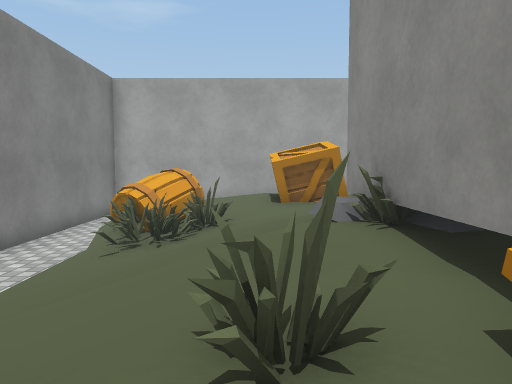
[1] (above)

17 first-person views from a walk through a Unity game level. The camera is 1.4 m above the floor, tilts 4° down and sees 70° across. The floor is counted in squares, 1 m on a side. Each view is taken from the middle of a square. On the plan, view 1 faces up. The plan holds only what a view shows up to about 16 squares ahead; the rest is blank. The place goes on beyond the plan. Some surface patterns are stand-ins.

[2]
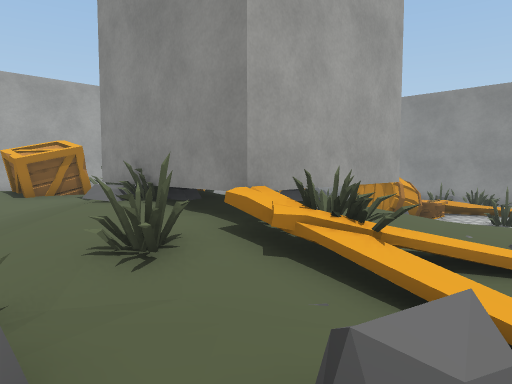

[3]
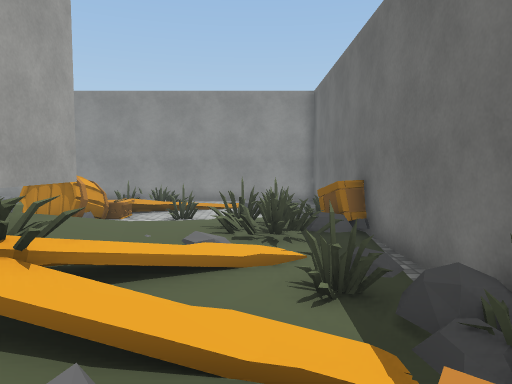

[4]
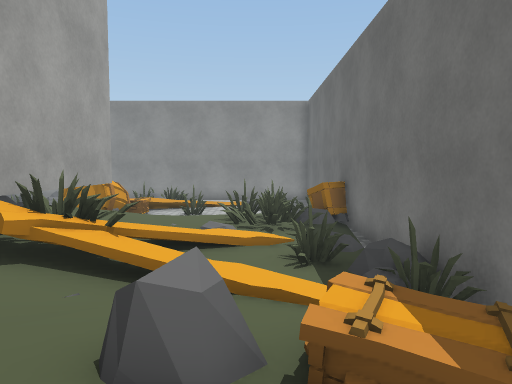

[5]
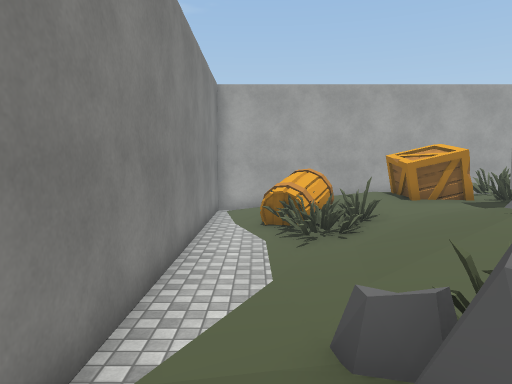

[6]
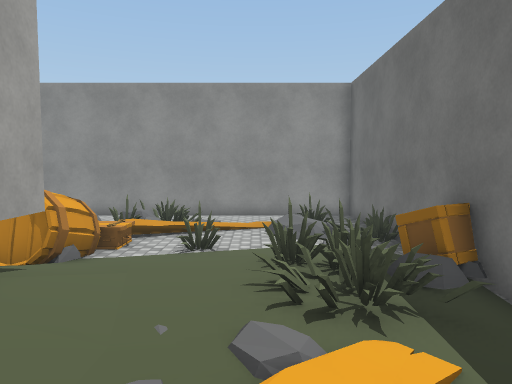

[7]
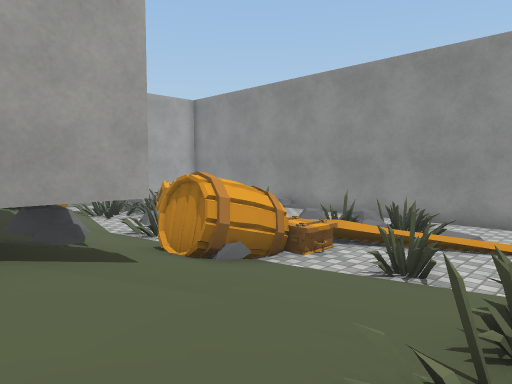

[8]
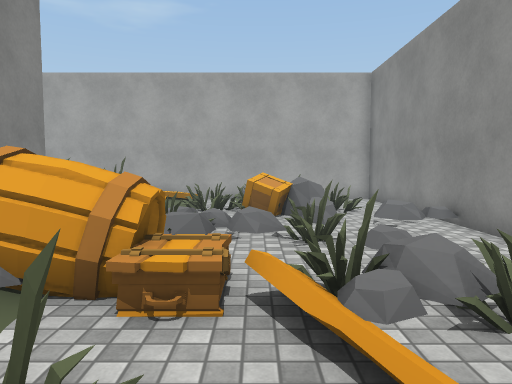

[9]
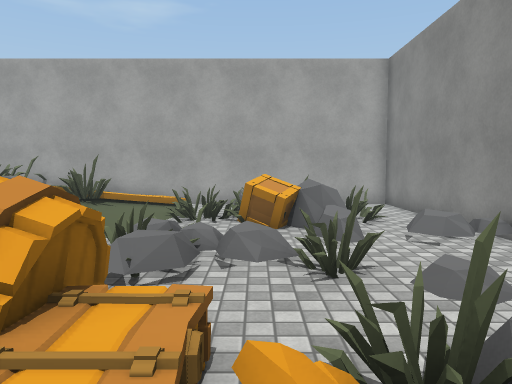

[10]
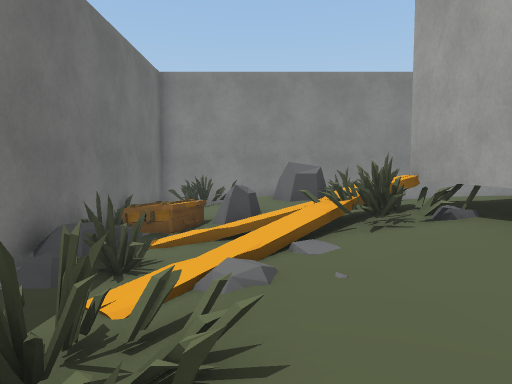

[11]
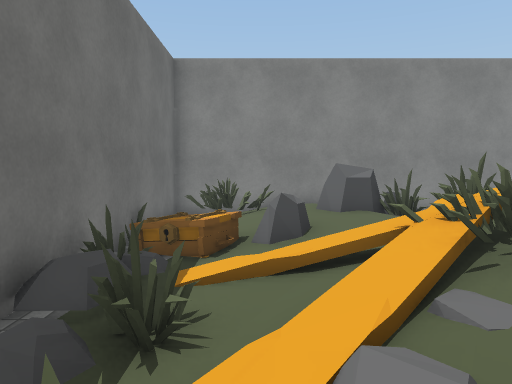

[12]
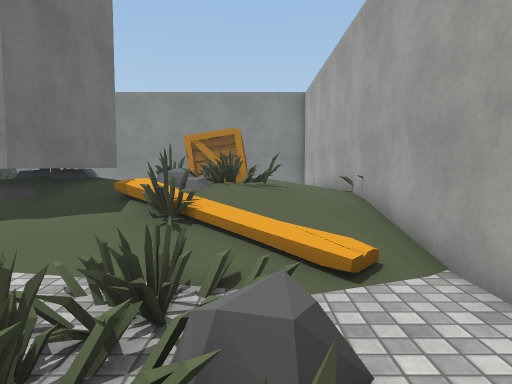

[13]
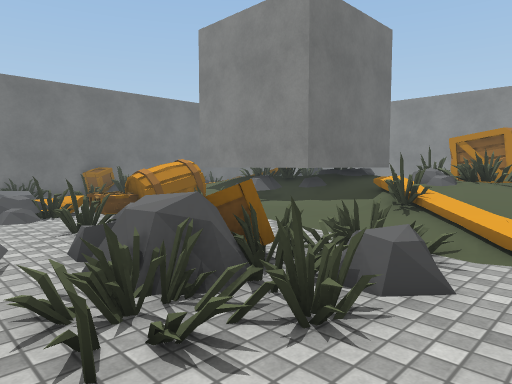

[14]
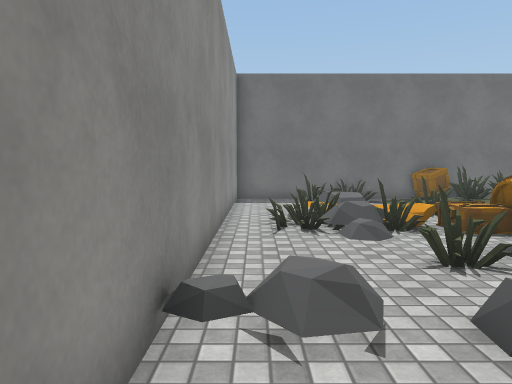

[15]
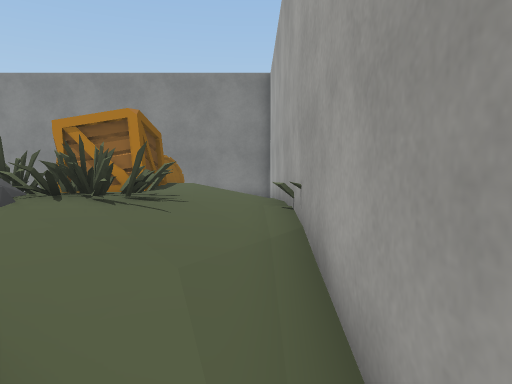

[16]
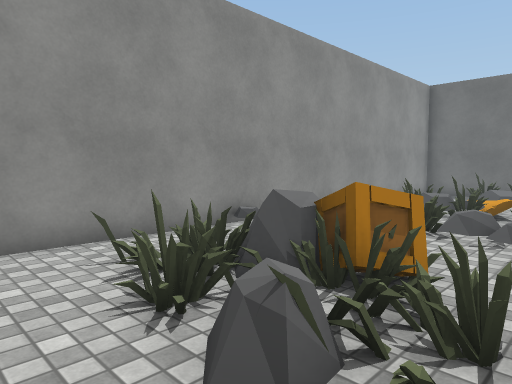

[17]
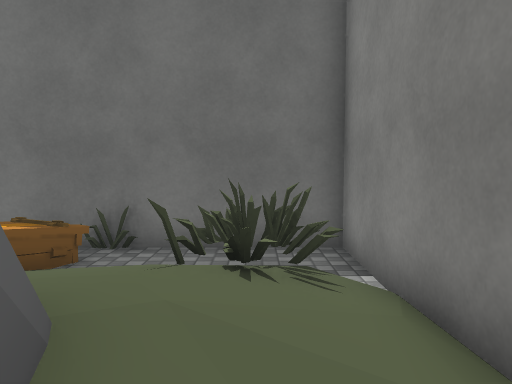

### Floor plan
Key: @ floor where view 1 was taken; # wall or solid block; . main floor; : floor 0.25 m higher than the main floor; + floor 0.5 m higher than the main floor; * floor 0.75 m higher than the main floor; % floor 1 m higher than the main floor; & floor 1.25 m higher than the main floor; / step, stairs or slope; = window, fence, low wall or low ledge; B barrel; C crate; R rock; H chest; O other object.
Columns run from 6 left of view 1 to 17 right of it. Each row starts with its distance up from view 1.
 15 ########################
 14 #.      ****////....  .#
 13 #./    %%%*//////......#
 12 #./  *%CC%%%*///.ORO...#
 11 #./BB*%CC%%%////...R...#
 10 #.BBB//CCO%O/O//..CCR..#
  9 #..B/O/*%%%%////..CCR..#
  8 #..:://*%%%%////....:::#
  7 #..:////######:.OO.....#
  6 #..:////##  ##:.#OOO...#
  5 #..////%##  ##:..O..:..#
  4 #..////%#   ##/BBB.....#
  3 #..///*%#   ##/BBO.OO..#
  2 #./R//O*######:/.//##..#
  1 #  RR+/=&O*/////...:.O.#
  0 #:/RR+@+///+++::.O.....#
 -1 #//*+/R:////++::.......#
 -2 #/O///R:/://::O:..  O..#
 -3 #.://HH//.O:::O:..OO...#
 -4 #....HH#O=#...CC.......#
 -5 ########################

Positions as (right, up) in squares from view 1, and headings:
1: (0, 0), facing up
2: (-2, -2), facing up-right
3: (-1, -2), facing right
4: (-3, -2), facing right
5: (-4, -1), facing up
6: (2, -1), facing right
7: (5, -2), facing up-right
8: (12, -1), facing up
9: (12, 1), facing up
10: (9, -1), facing left
11: (7, -2), facing left
12: (14, 12), facing left
13: (16, 14), facing down-left
14: (16, 11), facing down
15: (10, 14), facing left
16: (10, 14), facing down-right
17: (-4, 2), facing down
